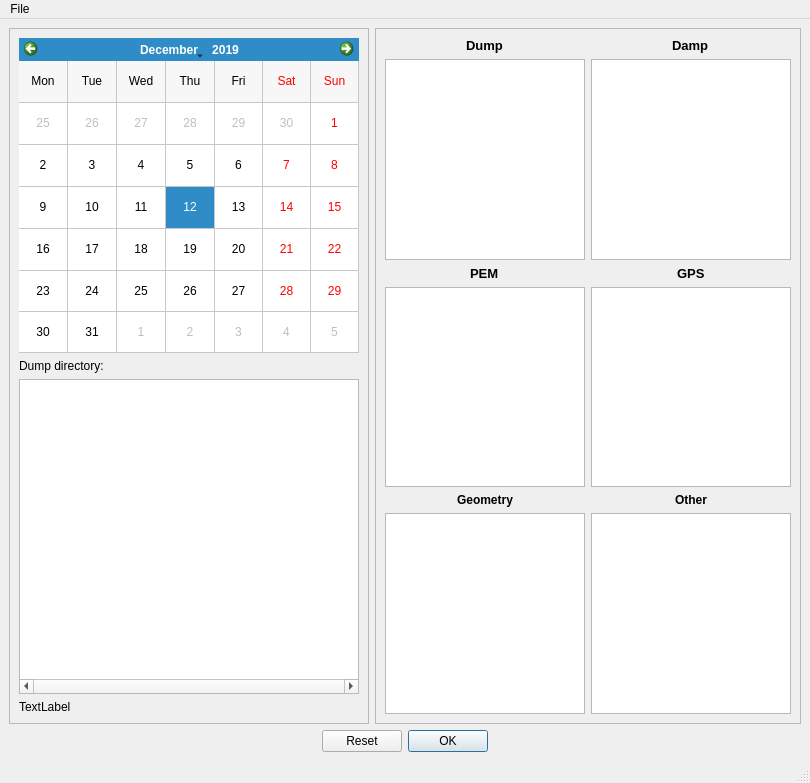
<?xml version="1.0" encoding="UTF-8"?>
<ui version="4.0">
 <class>MainWindow</class>
 <widget class="QMainWindow" name="MainWindow">
  <property name="geometry">
   <rect>
    <x>0</x>
    <y>0</y>
    <width>810</width>
    <height>783</height>
   </rect>
  </property>
  <property name="windowTitle">
   <string>MainWindow</string>
  </property>
  <widget class="QWidget" name="centralwidget">
   <layout class="QGridLayout" name="gridLayout">
    <item row="11" column="0" rowspan="5">
     <widget class="QFrame" name="frame">
      <property name="frameShape">
       <enum>QFrame::StyledPanel</enum>
      </property>
      <property name="frameShadow">
       <enum>QFrame::Raised</enum>
      </property>
      <layout class="QGridLayout" name="gridLayout_2">
       <item row="0" column="0">
        <widget class="QCalendarWidget" name="calendar_widget">
         <property name="selectedDate">
          <date>
           <year>2019</year>
           <month>12</month>
           <day>12</day>
          </date>
         </property>
         <property name="gridVisible">
          <bool>true</bool>
         </property>
         <property name="horizontalHeaderFormat">
          <enum>QCalendarWidget::ShortDayNames</enum>
         </property>
         <property name="verticalHeaderFormat">
          <enum>QCalendarWidget::NoVerticalHeader</enum>
         </property>
         <property name="navigationBarVisible">
          <bool>true</bool>
         </property>
        </widget>
       </item>
       <item row="2" column="0">
        <widget class="QTreeView" name="dir_tree">
         <property name="horizontalScrollBarPolicy">
          <enum>Qt::ScrollBarAlwaysOn</enum>
         </property>
         <property name="autoExpandDelay">
          <number>0</number>
         </property>
         <property name="rootIsDecorated">
          <bool>true</bool>
         </property>
         <property name="animated">
          <bool>false</bool>
         </property>
         <property name="headerHidden">
          <bool>true</bool>
         </property>
         <attribute name="headerVisible">
          <bool>false</bool>
         </attribute>
        </widget>
       </item>
       <item row="1" column="0">
        <widget class="QLabel" name="label_8">
         <property name="text">
          <string>Dump directory:</string>
         </property>
        </widget>
       </item>
       <item row="3" column="0">
        <widget class="QLabel" name="dir_label">
         <property name="text">
          <string>TextLabel</string>
         </property>
         <property name="scaledContents">
          <bool>true</bool>
         </property>
         <property name="wordWrap">
          <bool>false</bool>
         </property>
        </widget>
       </item>
      </layout>
     </widget>
    </item>
    <item row="11" column="1" rowspan="5" colspan="2">
     <widget class="QFrame" name="frame_2">
      <property name="frameShape">
       <enum>QFrame::StyledPanel</enum>
      </property>
      <property name="frameShadow">
       <enum>QFrame::Raised</enum>
      </property>
      <layout class="QGridLayout" name="gridLayout_3">
       <item row="0" column="0" alignment="Qt::AlignHCenter">
        <widget class="QLabel" name="label">
         <property name="sizePolicy">
          <sizepolicy hsizetype="Preferred" vsizetype="Maximum">
           <horstretch>0</horstretch>
           <verstretch>0</verstretch>
          </sizepolicy>
         </property>
         <property name="font">
          <font>
           <pointsize>10</pointsize>
           <weight>75</weight>
           <bold>true</bold>
          </font>
         </property>
         <property name="text">
          <string>Dump</string>
         </property>
        </widget>
       </item>
       <item row="2" column="1" alignment="Qt::AlignHCenter">
        <widget class="QLabel" name="label_3">
         <property name="font">
          <font>
           <pointsize>10</pointsize>
           <weight>75</weight>
           <bold>true</bold>
          </font>
         </property>
         <property name="text">
          <string>GPS</string>
         </property>
        </widget>
       </item>
       <item row="4" column="0" alignment="Qt::AlignHCenter">
        <widget class="QLabel" name="label_5">
         <property name="font">
          <font>
           <weight>75</weight>
           <bold>true</bold>
          </font>
         </property>
         <property name="text">
          <string>Geometry</string>
         </property>
        </widget>
       </item>
       <item row="1" column="0">
        <widget class="UnpackerTable" name="dump_table">
         <property name="sizePolicy">
          <sizepolicy hsizetype="Expanding" vsizetype="Expanding">
           <horstretch>0</horstretch>
           <verstretch>0</verstretch>
          </sizepolicy>
         </property>
         <property name="minimumSize">
          <size>
           <width>200</width>
           <height>200</height>
          </size>
         </property>
         <property name="maximumSize">
          <size>
           <width>200</width>
           <height>16777215</height>
          </size>
         </property>
         <property name="horizontalScrollBarPolicy">
          <enum>Qt::ScrollBarAlwaysOff</enum>
         </property>
         <property name="autoScroll">
          <bool>false</bool>
         </property>
         <property name="editTriggers">
          <set>QAbstractItemView::NoEditTriggers</set>
         </property>
         <property name="dragEnabled">
          <bool>true</bool>
         </property>
         <property name="dragDropOverwriteMode">
          <bool>false</bool>
         </property>
         <property name="dragDropMode">
          <enum>QAbstractItemView::DragDrop</enum>
         </property>
         <property name="defaultDropAction">
          <enum>Qt::MoveAction</enum>
         </property>
         <property name="selectionMode">
          <enum>QAbstractItemView::ExtendedSelection</enum>
         </property>
         <property name="selectionBehavior">
          <enum>QAbstractItemView::SelectRows</enum>
         </property>
         <property name="iconSize">
          <size>
           <width>16</width>
           <height>16</height>
          </size>
         </property>
         <property name="showGrid">
          <bool>false</bool>
         </property>
         <attribute name="horizontalHeaderVisible">
          <bool>false</bool>
         </attribute>
         <attribute name="horizontalHeaderStretchLastSection">
          <bool>true</bool>
         </attribute>
         <attribute name="verticalHeaderVisible">
          <bool>false</bool>
         </attribute>
         <column>
          <property name="text">
           <string>File</string>
          </property>
         </column>
         <column>
          <property name="text">
           <string>Directory</string>
          </property>
          <property name="foreground">
           <brush brushstyle="NoBrush">
            <color alpha="0">
             <red>0</red>
             <green>0</green>
             <blue>0</blue>
            </color>
           </brush>
          </property>
         </column>
        </widget>
       </item>
       <item row="1" column="1">
        <widget class="UnpackerTable" name="damp_table">
         <property name="sizePolicy">
          <sizepolicy hsizetype="Expanding" vsizetype="Expanding">
           <horstretch>0</horstretch>
           <verstretch>0</verstretch>
          </sizepolicy>
         </property>
         <property name="minimumSize">
          <size>
           <width>200</width>
           <height>200</height>
          </size>
         </property>
         <property name="maximumSize">
          <size>
           <width>200</width>
           <height>16777215</height>
          </size>
         </property>
         <property name="horizontalScrollBarPolicy">
          <enum>Qt::ScrollBarAlwaysOff</enum>
         </property>
         <property name="autoScroll">
          <bool>false</bool>
         </property>
         <property name="editTriggers">
          <set>QAbstractItemView::NoEditTriggers</set>
         </property>
         <property name="dragEnabled">
          <bool>true</bool>
         </property>
         <property name="dragDropOverwriteMode">
          <bool>false</bool>
         </property>
         <property name="dragDropMode">
          <enum>QAbstractItemView::DragDrop</enum>
         </property>
         <property name="defaultDropAction">
          <enum>Qt::MoveAction</enum>
         </property>
         <property name="selectionBehavior">
          <enum>QAbstractItemView::SelectRows</enum>
         </property>
         <property name="showGrid">
          <bool>false</bool>
         </property>
         <attribute name="horizontalHeaderVisible">
          <bool>false</bool>
         </attribute>
         <attribute name="horizontalHeaderStretchLastSection">
          <bool>true</bool>
         </attribute>
         <attribute name="verticalHeaderVisible">
          <bool>false</bool>
         </attribute>
         <attribute name="verticalHeaderStretchLastSection">
          <bool>false</bool>
         </attribute>
         <column>
          <property name="text">
           <string>File</string>
          </property>
         </column>
         <column>
          <property name="text">
           <string>Directory</string>
          </property>
         </column>
        </widget>
       </item>
       <item row="3" column="0">
        <widget class="UnpackerTable" name="pem_table">
         <property name="sizePolicy">
          <sizepolicy hsizetype="Expanding" vsizetype="Expanding">
           <horstretch>0</horstretch>
           <verstretch>0</verstretch>
          </sizepolicy>
         </property>
         <property name="minimumSize">
          <size>
           <width>200</width>
           <height>200</height>
          </size>
         </property>
         <property name="maximumSize">
          <size>
           <width>200</width>
           <height>16777215</height>
          </size>
         </property>
         <property name="horizontalScrollBarPolicy">
          <enum>Qt::ScrollBarAlwaysOff</enum>
         </property>
         <property name="autoScroll">
          <bool>false</bool>
         </property>
         <property name="editTriggers">
          <set>QAbstractItemView::NoEditTriggers</set>
         </property>
         <property name="dragEnabled">
          <bool>true</bool>
         </property>
         <property name="dragDropOverwriteMode">
          <bool>false</bool>
         </property>
         <property name="dragDropMode">
          <enum>QAbstractItemView::DragDrop</enum>
         </property>
         <property name="defaultDropAction">
          <enum>Qt::MoveAction</enum>
         </property>
         <property name="selectionBehavior">
          <enum>QAbstractItemView::SelectRows</enum>
         </property>
         <property name="showGrid">
          <bool>false</bool>
         </property>
         <attribute name="horizontalHeaderVisible">
          <bool>false</bool>
         </attribute>
         <attribute name="horizontalHeaderStretchLastSection">
          <bool>true</bool>
         </attribute>
         <attribute name="verticalHeaderVisible">
          <bool>false</bool>
         </attribute>
         <column>
          <property name="text">
           <string>File</string>
          </property>
         </column>
         <column>
          <property name="text">
           <string>Directory</string>
          </property>
         </column>
        </widget>
       </item>
       <item row="0" column="1" alignment="Qt::AlignHCenter">
        <widget class="QLabel" name="label_4">
         <property name="font">
          <font>
           <pointsize>10</pointsize>
           <weight>75</weight>
           <bold>true</bold>
          </font>
         </property>
         <property name="text">
          <string>Damp</string>
         </property>
        </widget>
       </item>
       <item row="3" column="1">
        <widget class="UnpackerTable" name="gps_table">
         <property name="sizePolicy">
          <sizepolicy hsizetype="Expanding" vsizetype="Expanding">
           <horstretch>0</horstretch>
           <verstretch>0</verstretch>
          </sizepolicy>
         </property>
         <property name="minimumSize">
          <size>
           <width>200</width>
           <height>200</height>
          </size>
         </property>
         <property name="maximumSize">
          <size>
           <width>200</width>
           <height>16777215</height>
          </size>
         </property>
         <property name="horizontalScrollBarPolicy">
          <enum>Qt::ScrollBarAlwaysOff</enum>
         </property>
         <property name="autoScroll">
          <bool>false</bool>
         </property>
         <property name="editTriggers">
          <set>QAbstractItemView::NoEditTriggers</set>
         </property>
         <property name="dragEnabled">
          <bool>true</bool>
         </property>
         <property name="dragDropOverwriteMode">
          <bool>false</bool>
         </property>
         <property name="dragDropMode">
          <enum>QAbstractItemView::DragDrop</enum>
         </property>
         <property name="defaultDropAction">
          <enum>Qt::MoveAction</enum>
         </property>
         <property name="selectionBehavior">
          <enum>QAbstractItemView::SelectRows</enum>
         </property>
         <property name="showGrid">
          <bool>false</bool>
         </property>
         <attribute name="horizontalHeaderVisible">
          <bool>false</bool>
         </attribute>
         <attribute name="horizontalHeaderStretchLastSection">
          <bool>true</bool>
         </attribute>
         <attribute name="verticalHeaderVisible">
          <bool>false</bool>
         </attribute>
         <column>
          <property name="text">
           <string>File</string>
          </property>
         </column>
         <column>
          <property name="text">
           <string>Directory</string>
          </property>
         </column>
        </widget>
       </item>
       <item row="2" column="0" alignment="Qt::AlignHCenter">
        <widget class="QLabel" name="label_2">
         <property name="font">
          <font>
           <pointsize>10</pointsize>
           <weight>75</weight>
           <bold>true</bold>
          </font>
         </property>
         <property name="text">
          <string>PEM</string>
         </property>
        </widget>
       </item>
       <item row="5" column="0">
        <widget class="UnpackerTable" name="geometry_table">
         <property name="minimumSize">
          <size>
           <width>200</width>
           <height>200</height>
          </size>
         </property>
         <property name="maximumSize">
          <size>
           <width>200</width>
           <height>16777215</height>
          </size>
         </property>
         <property name="horizontalScrollBarPolicy">
          <enum>Qt::ScrollBarAlwaysOff</enum>
         </property>
         <property name="autoScroll">
          <bool>false</bool>
         </property>
         <property name="editTriggers">
          <set>QAbstractItemView::NoEditTriggers</set>
         </property>
         <property name="dragEnabled">
          <bool>true</bool>
         </property>
         <property name="dragDropOverwriteMode">
          <bool>false</bool>
         </property>
         <property name="dragDropMode">
          <enum>QAbstractItemView::DragDrop</enum>
         </property>
         <property name="defaultDropAction">
          <enum>Qt::MoveAction</enum>
         </property>
         <property name="selectionBehavior">
          <enum>QAbstractItemView::SelectRows</enum>
         </property>
         <property name="showGrid">
          <bool>false</bool>
         </property>
         <attribute name="horizontalHeaderVisible">
          <bool>false</bool>
         </attribute>
         <attribute name="horizontalHeaderStretchLastSection">
          <bool>true</bool>
         </attribute>
         <attribute name="verticalHeaderVisible">
          <bool>false</bool>
         </attribute>
         <column>
          <property name="text">
           <string>File</string>
          </property>
         </column>
         <column>
          <property name="text">
           <string>Directory</string>
          </property>
         </column>
        </widget>
       </item>
       <item row="4" column="1" alignment="Qt::AlignHCenter">
        <widget class="QLabel" name="label_7">
         <property name="font">
          <font>
           <weight>75</weight>
           <italic>false</italic>
           <bold>true</bold>
           <underline>false</underline>
          </font>
         </property>
         <property name="text">
          <string>Other</string>
         </property>
        </widget>
       </item>
       <item row="5" column="1">
        <widget class="UnpackerTable" name="other_table">
         <property name="minimumSize">
          <size>
           <width>200</width>
           <height>200</height>
          </size>
         </property>
         <property name="maximumSize">
          <size>
           <width>200</width>
           <height>16777215</height>
          </size>
         </property>
         <property name="horizontalScrollBarPolicy">
          <enum>Qt::ScrollBarAlwaysOff</enum>
         </property>
         <property name="autoScroll">
          <bool>false</bool>
         </property>
         <property name="editTriggers">
          <set>QAbstractItemView::NoEditTriggers</set>
         </property>
         <property name="dragEnabled">
          <bool>true</bool>
         </property>
         <property name="dragDropOverwriteMode">
          <bool>false</bool>
         </property>
         <property name="dragDropMode">
          <enum>QAbstractItemView::DragDrop</enum>
         </property>
         <property name="defaultDropAction">
          <enum>Qt::MoveAction</enum>
         </property>
         <property name="selectionBehavior">
          <enum>QAbstractItemView::SelectRows</enum>
         </property>
         <property name="showGrid">
          <bool>false</bool>
         </property>
         <attribute name="horizontalHeaderVisible">
          <bool>false</bool>
         </attribute>
         <attribute name="horizontalHeaderStretchLastSection">
          <bool>true</bool>
         </attribute>
         <attribute name="verticalHeaderVisible">
          <bool>false</bool>
         </attribute>
         <column>
          <property name="text">
           <string>File</string>
          </property>
         </column>
         <column>
          <property name="text">
           <string>Directory</string>
          </property>
         </column>
        </widget>
       </item>
      </layout>
     </widget>
    </item>
    <item row="27" column="0" colspan="3" alignment="Qt::AlignHCenter">
     <widget class="QDialogButtonBox" name="buttonBox">
      <property name="orientation">
       <enum>Qt::Horizontal</enum>
      </property>
      <property name="standardButtons">
       <set>QDialogButtonBox::Ok|QDialogButtonBox::Reset</set>
      </property>
     </widget>
    </item>
   </layout>
  </widget>
  <widget class="QMenuBar" name="menubar">
   <property name="geometry">
    <rect>
     <x>0</x>
     <y>0</y>
     <width>810</width>
     <height>21</height>
    </rect>
   </property>
   <widget class="QMenu" name="menuFile">
    <property name="title">
     <string>File</string>
    </property>
    <addaction name="open_folder_action"/>
    <addaction name="separator"/>
    <addaction name="reset_action"/>
   </widget>
   <addaction name="menuFile"/>
  </widget>
  <widget class="QStatusBar" name="statusbar"/>
  <action name="open_folder_action">
   <property name="text">
    <string>Open Folder</string>
   </property>
  </action>
  <action name="reset_action">
   <property name="text">
    <string>Reset</string>
   </property>
  </action>
 </widget>
 <customwidgets>
  <customwidget>
   <class>UnpackerTable</class>
   <extends>QTableWidget</extends>
   <header>src.qt_py.custom_tables</header>
  </customwidget>
 </customwidgets>
 <resources/>
 <connections/>
</ui>
